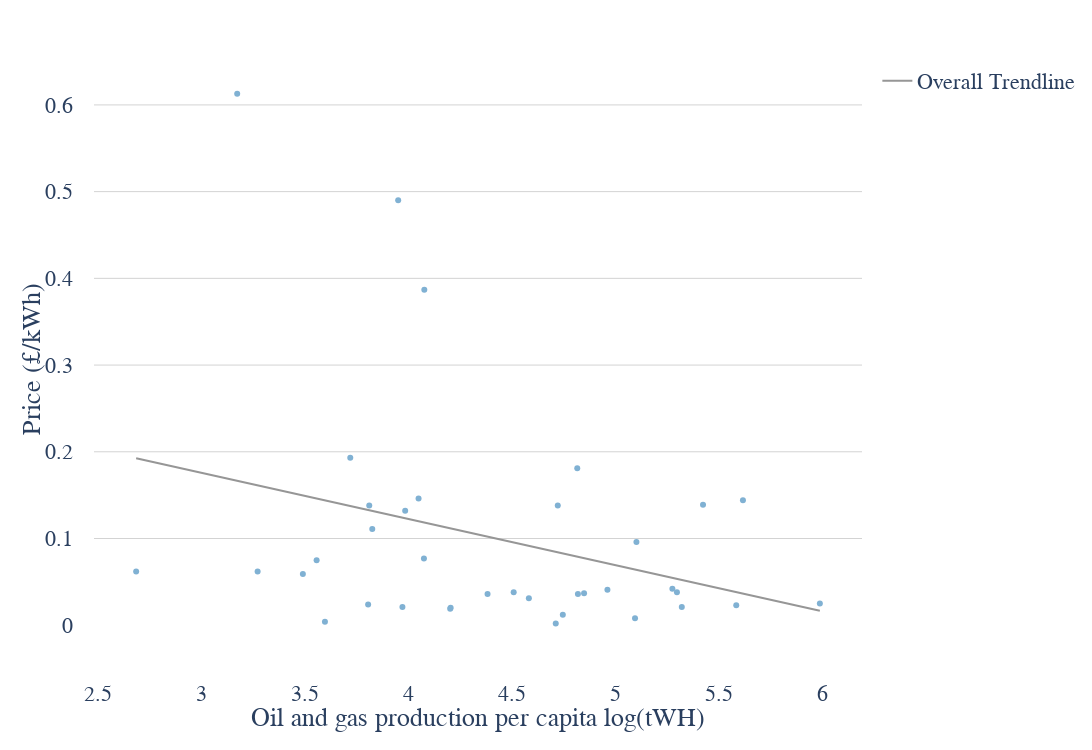

This figure's notebook cell:
### Code cell
scatter_chart(data=joined_energy_data, x_var='oil_and_gas_prod_per_capita_log', y_var='price', x_label='Oil and gas production per capita log(tWH)', y_label='Price (£/kWh)', hover_labels='country')

### Figure 1 — Plotly figure (JSON) as saved in the notebook; plotly's stock layout.template omitted (floating-point values rounded to 4 significant figures; data arrays with more than 128 entries replaced by an {"elided": "..."} marker saying what was removed)
{"data": [{"customdata": {"elided": "144x1 str values"}, "hovertemplate": "Oil and gas production per capita log(tWH)=%{x}<br>Price (£/kWh)=%{y}<br>country=%{customdata[0]}<extra></extra>", "legendgroup": "", "marker": {"color": "#80b1d3", "symbol": "circle"}, "mode": "markers", "name": "", "orientation": "v", "showlegend": false, "type": "scatter", "x": {"elided": "144 float values"}, "xaxis": "x", "y": {"elided": "144 float values"}, "yaxis": "y"}, {"hovertemplate": "<b>OLS trendline</b><br>price = -0.0532358 * oil_and_gas_prod_per_capita_log + 0.335448<br>R<sup>2</sup>=0.095371<br><br>Oil and gas production per capita log(tWH)=%{x}<br>Price (£/kWh)=%{y} <b>(trend)</b><extra></extra>", "legendgroup": "Overall Trendline", "line": {"color": "#969696"}, "mode": "lines", "name": "Overall Trendline", "showlegend": true, "type": "scatter", "x": [2.684, 3.173, 3.271, 3.49, 3.556, 3.597, 3.719, 3.805, 3.811, 3.825, 3.951, 3.971, 3.984, 4.049, 4.075, 4.077, 4.202, 4.204, 4.382, 4.509, 4.582, 4.712, 4.722, 4.746, 4.816, 4.819, 4.849, 4.962, 5.095, 5.102, 5.276, 5.298, 5.321, 5.424, 5.584, 5.617, 5.988], "xaxis": "x", "y": [0.1926, 0.1666, 0.1613, 0.1497, 0.1461, 0.144, 0.1375, 0.1329, 0.1326, 0.1318, 0.1251, 0.124, 0.1233, 0.1199, 0.1185, 0.1184, 0.1118, 0.1116, 0.1021, 0.09542, 0.09152, 0.0846, 0.08408, 0.08278, 0.07907, 0.0789, 0.07732, 0.07131, 0.06421, 0.06385, 0.05459, 0.05342, 0.05217, 0.04671, 0.03817, 0.03644, 0.01666], "yaxis": "y"}], "layout": {"font": {"family": "Arial", "size": 22}, "height": 750, "legend": {"tracegroupgap": 0}, "margin": {"pad": 20, "t": 60}, "paper_bgcolor": "white", "plot_bgcolor": "white", "width": 1400, "xaxis": {"anchor": "y", "domain": [0, 1], "showgrid": false, "title": {"text": "Oil and gas production per capita log(tWH)"}}, "yaxis": {"anchor": "x", "domain": [0, 1], "gridcolor": "LightGrey", "gridwidth": 1, "showgrid": true, "title": {"text": "Price (£/kWh)"}}}}
